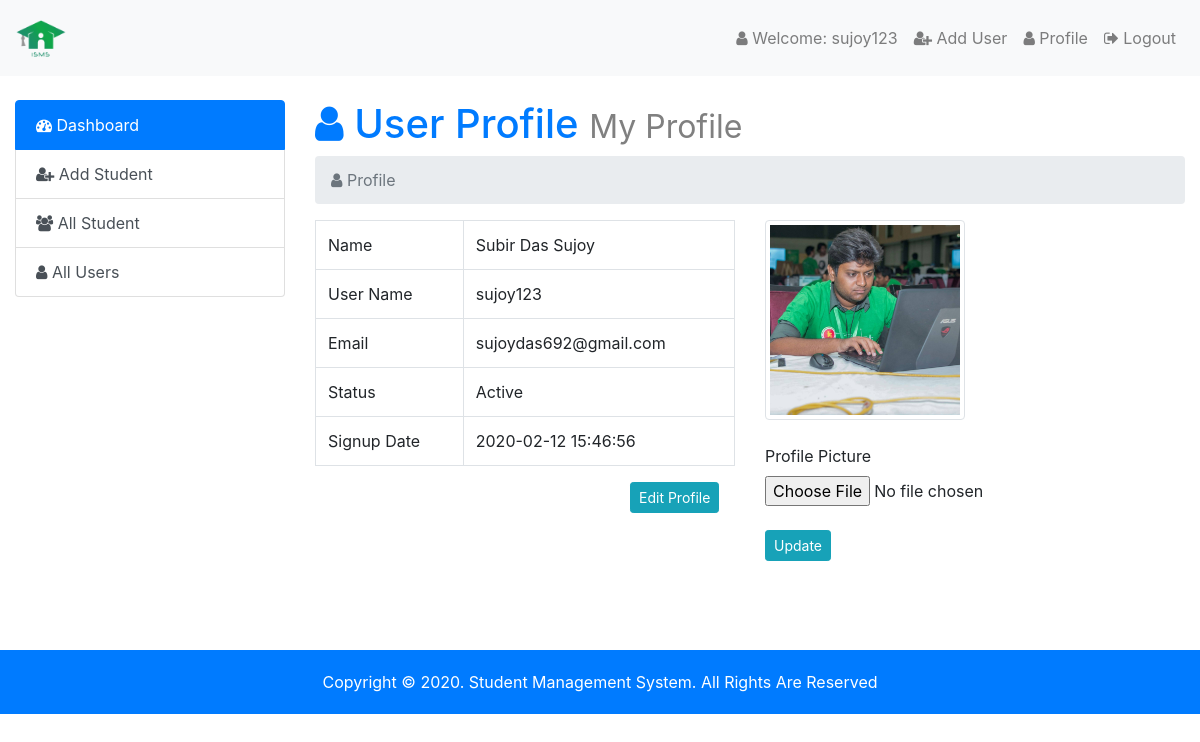
The app's page /admin/index.php?page=userprofile (signed in) with its own data.
### tables this page shows
CREATE TABLE `user_info` (
  `id` int(5) NOT NULL,
  `name` varchar(50) NOT NULL,
  `email` varchar(50) NOT NULL,
  `username` varchar(50) NOT NULL,
  `password` varchar(50) NOT NULL,
  `photo` varchar(50) NOT NULL,
  `status` varchar(10) NOT NULL,
  `date` timestamp NOT NULL DEFAULT current_timestamp()
);

### admin/userprofile.php (the view, shortened to what this page needs)
<h1 class="text-primary"><i class="fa fa-user"></i> User Profile <small style="color: grey">My Profile</small></h1>
	<nav aria-label="breadcrumb">
		<ol class="breadcrumb">
			<li class="breadcrumb-item active" aria-current="page"><i class="fa fa-user"></i> Profile</li>
		</ol>
	</nav>
	<?php
	$session_user = $_SESSION['user_login'];
	$user_data = mysqli_query($con,"SELECT * FROM `user_info` WHERE `username`= '$session_user'");
	$user_row = mysqli_fetch_assoc($user_data);
	?>
	<div class="row">
		<div class="col-sm-6">
			<table class="table table-bordered">
				<tr>
					<td>Name</td>
					<td><?= ucwords($user_row['name']) ?></td>
				</tr>
				<tr>
					<td>User Name</td>
					<td><?= $user_row['username'] ?></td>
				</tr>
				<tr>
					<td>Email</td>
					<td><?= $user_row['email'] ?></td>
				</tr>
				<tr>
					<td>Status</td>
					<td><?= ucwords($user_row['status']) ?></td>
				</tr>
				<tr>
					<td>Signup Date</td>
					<td><?= $user_row['date'] ?></td>
				</tr>
			</table>
			<a href="index.php?page=updateprofile" class="btn btn-info btn-sm offset-9">Edit Profile</a>
		</div>
		<div class="col-sm-6">
			<a href=""><img class="img-thumbnail" width="200px" src="images/<?= $user_row['photo'] ?>"></a><br><br>
			<form action="" enctype="multipart/form-data" method="POST">
				<label for="photo">Profile Picture</label><br>
				<input type="file" name="photo" required="" id="photo"><br><br>
				<input type="submit" name="update" value="Update" class="btn btn-info btn-sm"><br><br>
			</form>
		</div>
	</div>

### records on screen
user_info: name "Subir Das Sujoy", username "sujoy123", email "sujoydas692@gmail.com", status "Active", date "2020-02-12 15:46:56", photo (picture)

### other values on screen
$_SESSION['user_login'] "sujoy123"
